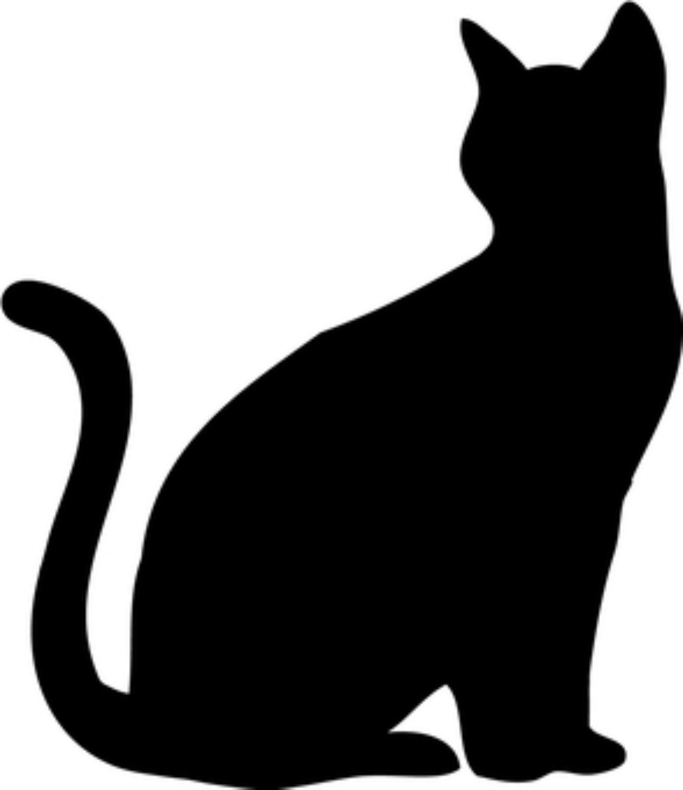
#> input picture 20210423_AHC001/qiita/boronoi.jpeg, 2048 x 2368 px (shown at 1/3 size)
$ python 'boronoi test.py'
#> lines starting #> are read from the running program, lines starting #| are printed output that depends on the picture
from scipy.spatial import Delaunay, delaunay_plot_2d, Voronoi, voronoi_plot_2d
import matplotlib.pyplot as plt
import cv2
import numpy as np

img = cv2.imread("boronoi.jpeg")
#> img is the input picture: shape (2368, 2048, 3); min 0, max 255, mean 117.1

h, w = img.shape[:2]
#> h = 2368; w = 2048
print(h, w)
#| 2368 2048

pts = [
    [1508, 990],
    [710, 1687],
    [2120, 1639],
    [1667, 813],
    [2238, 1701],
    [1362, 267],
    [1751, 1371],
    [1864, 918],
    [1648, 611],
    [2148, 735],
    [1397, 936],
    [1866, 797],
    [2015, 1337],
    [1394, 1330],
    [1586, 1128],
    [890, 1314],
    [1645, 1285],
    [127, 1851],
    [947, 1782],
    [1568, 1325],
    [1347, 653],
    [868, 1679],
    [2172, 1436],
    [1981, 1215],
    [1914, 556],
    [1624, 1616],
    [1352, 1174],
    [994, 1902],
    [1645, 1405],
    [1699, 661],
    [300, 1914],
    [920, 1976],
    [167, 1445],
    [1055, 1018],
    [2224, 536],
    [245, 1886],
    [1745, 869],
    [247, 1459],
    [2142, 1546],
    [1517, 593],
    [2103, 1028],
    [1309, 1269],
    [547, 1522],
    [2123, 837],
    [1025, 228],
    [493, 1794],
    [1564, 1787],
    [2275, 1125],
    [1973, 1523],
    [1754, 547],
    [1539, 785],
    [1760, 1686],
    [1612, 495],
    [636, 1625],
    [1006, 1595],
    [1890, 1015],
    [2018, 414],
]
pts = [[p[1], h - p[0]] for p in pts]

tri = Delaunay(pts)
fig = delaunay_plot_2d(tri)
vor = Voronoi(pts)

fig = voronoi_plot_2d(vor)
fig.savefig("scipy_matplotlib_voronoi.png")
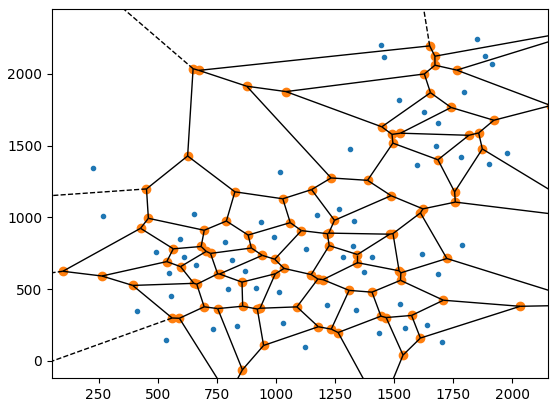
#> figure drawn by matplotlib, 1 panel

fig, ax = plt.subplots()
voronoi_plot_2d(vor, ax)

for region, c in zip([r for r in vor.regions if -1 not in r and r], ["yellow", "pink"]):
    ax.fill(vor.vertices[region][:, 0], vor.vertices[region][:, 1], color=c)

fig.savefig("scipy_matplotlib_voronoi_fill.png")

fig, ax = plt.subplots(figsize=(w / 500, h / 500))
# delaunay_plot_2d(tri, ax)
voronoi_plot_2d(vor, ax, show_vertices=False)

ax.set_xlim(0, w)
ax.set_ylim(0, h)

fig.savefig("scipy_matplotlib_delaunay_voronoi.png")
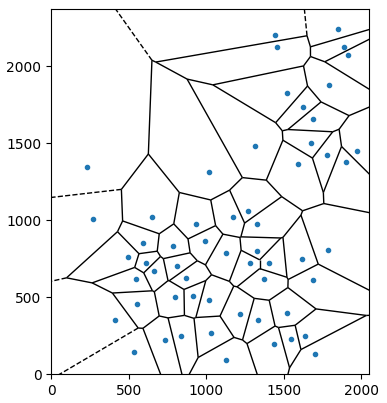
#> figure drawn by matplotlib, 1 panel
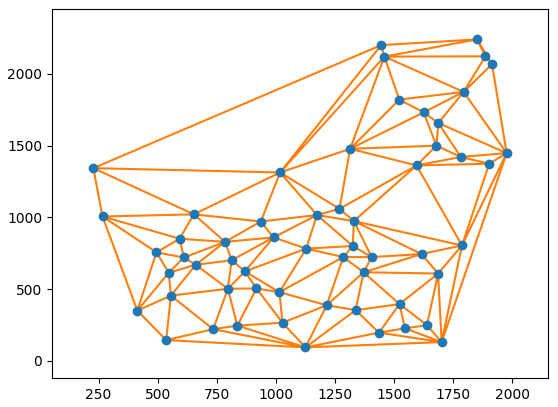
#> figure drawn by matplotlib, 1 panel
